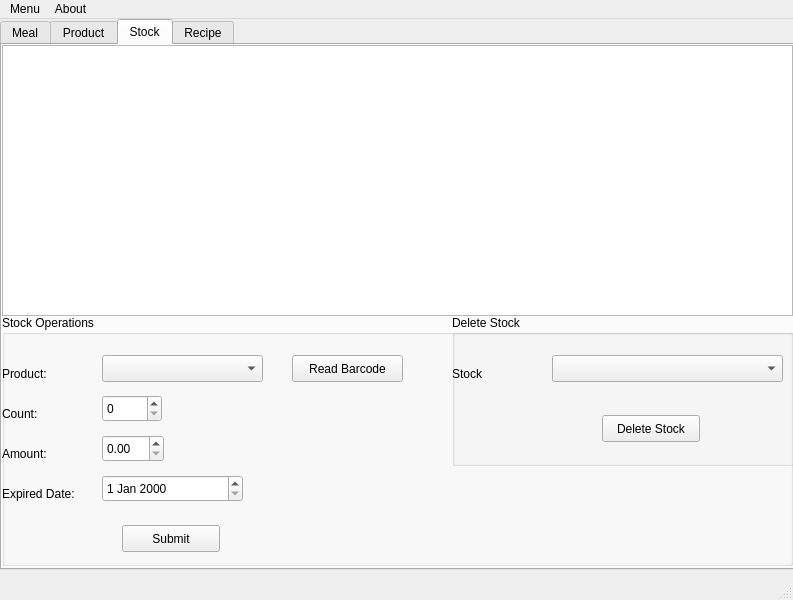
<?xml version="1.0" encoding="UTF-8"?>
<ui version="4.0">
 <class>MainWindow</class>
 <widget class="QMainWindow" name="MainWindow">
  <property name="geometry">
   <rect>
    <x>0</x>
    <y>0</y>
    <width>793</width>
    <height>600</height>
   </rect>
  </property>
  <property name="windowTitle">
   <string>Meal Suggestion</string>
  </property>
  <widget class="QWidget" name="centralwidget">
   <widget class="QTabWidget" name="tabWidget3">
    <property name="geometry">
     <rect>
      <x>0</x>
      <y>0</y>
      <width>801</width>
      <height>551</height>
     </rect>
    </property>
    <property name="currentIndex">
     <number>2</number>
    </property>
    <widget class="QWidget" name="tab">
     <attribute name="title">
      <string>Meal</string>
     </attribute>
     <widget class="QTableWidget" name="tableWidget_4">
      <property name="geometry">
       <rect>
        <x>0</x>
        <y>0</y>
        <width>791</width>
        <height>271</height>
       </rect>
      </property>
     </widget>
     <widget class="QGroupBox" name="groupBox_4">
      <property name="geometry">
       <rect>
        <x>0</x>
        <y>270</y>
        <width>791</width>
        <height>251</height>
       </rect>
      </property>
      <property name="title">
       <string>Meal Operations </string>
      </property>
      <widget class="QLabel" name="label">
       <property name="geometry">
        <rect>
         <x>0</x>
         <y>50</y>
         <width>91</width>
         <height>17</height>
        </rect>
       </property>
       <property name="text">
        <string>Meal Name:</string>
       </property>
      </widget>
      <widget class="QLineEdit" name="lineEdit">
       <property name="geometry">
        <rect>
         <x>100</x>
         <y>40</y>
         <width>141</width>
         <height>27</height>
        </rect>
       </property>
      </widget>
      <widget class="QPushButton" name="pushButton">
       <property name="geometry">
        <rect>
         <x>120</x>
         <y>130</y>
         <width>98</width>
         <height>27</height>
        </rect>
       </property>
       <property name="text">
        <string>Submit</string>
       </property>
      </widget>
      <widget class="QGroupBox" name="groupBox_5">
       <property name="geometry">
        <rect>
         <x>340</x>
         <y>0</y>
         <width>441</width>
         <height>241</height>
        </rect>
       </property>
       <property name="title">
        <string>Suggest Meal</string>
       </property>
       <widget class="QPushButton" name="pushButton_5">
        <property name="geometry">
         <rect>
          <x>0</x>
          <y>40</y>
          <width>98</width>
          <height>27</height>
         </rect>
        </property>
        <property name="text">
         <string>Suggest Meal</string>
        </property>
       </widget>
       <widget class="QGroupBox" name="groupBox_6">
        <property name="geometry">
         <rect>
          <x>0</x>
          <y>80</y>
          <width>431</width>
          <height>151</height>
         </rect>
        </property>
        <property name="title">
         <string>Choose a Meal</string>
        </property>
        <widget class="QComboBox" name="comboBox_4">
         <property name="geometry">
          <rect>
           <x>100</x>
           <y>30</y>
           <width>161</width>
           <height>27</height>
          </rect>
         </property>
        </widget>
        <widget class="QLabel" name="label_12">
         <property name="geometry">
          <rect>
           <x>0</x>
           <y>40</y>
           <width>91</width>
           <height>17</height>
          </rect>
         </property>
         <property name="text">
          <string>Meal Name:</string>
         </property>
        </widget>
        <widget class="QPushButton" name="pushButton_6">
         <property name="geometry">
          <rect>
           <x>130</x>
           <y>80</y>
           <width>98</width>
           <height>27</height>
          </rect>
         </property>
         <property name="text">
          <string>Choose Meal</string>
         </property>
        </widget>
       </widget>
      </widget>
     </widget>
    </widget>
    <widget class="QWidget" name="tab_2">
     <attribute name="title">
      <string>Product</string>
     </attribute>
     <widget class="QTableWidget" name="tableWidget">
      <property name="geometry">
       <rect>
        <x>0</x>
        <y>0</y>
        <width>791</width>
        <height>271</height>
       </rect>
      </property>
     </widget>
     <widget class="QGroupBox" name="groupBox">
      <property name="geometry">
       <rect>
        <x>0</x>
        <y>270</y>
        <width>781</width>
        <height>251</height>
       </rect>
      </property>
      <property name="title">
       <string>Product Operations </string>
      </property>
      <widget class="QLineEdit" name="lineEdit_2">
       <property name="geometry">
        <rect>
         <x>120</x>
         <y>40</y>
         <width>141</width>
         <height>27</height>
        </rect>
       </property>
      </widget>
      <widget class="QLabel" name="label_2">
       <property name="geometry">
        <rect>
         <x>0</x>
         <y>50</y>
         <width>101</width>
         <height>17</height>
        </rect>
       </property>
       <property name="text">
        <string>Product Name:</string>
       </property>
      </widget>
      <widget class="QPushButton" name="pushButton_2">
       <property name="geometry">
        <rect>
         <x>140</x>
         <y>200</y>
         <width>98</width>
         <height>27</height>
        </rect>
       </property>
       <property name="text">
        <string>Submit</string>
       </property>
      </widget>
      <widget class="QLineEdit" name="lineEdit_3">
       <property name="geometry">
        <rect>
         <x>120</x>
         <y>90</y>
         <width>141</width>
         <height>27</height>
        </rect>
       </property>
      </widget>
      <widget class="QLabel" name="label_10">
       <property name="geometry">
        <rect>
         <x>0</x>
         <y>100</y>
         <width>101</width>
         <height>17</height>
        </rect>
       </property>
       <property name="text">
        <string>Barcode:</string>
       </property>
      </widget>
      <widget class="QPushButton" name="readFromWebCamBtn">
       <property name="geometry">
        <rect>
         <x>300</x>
         <y>90</y>
         <width>101</width>
         <height>27</height>
        </rect>
       </property>
       <property name="text">
        <string>Read Barcode</string>
       </property>
      </widget>
      <widget class="QGroupBox" name="groupBox_8">
       <property name="geometry">
        <rect>
         <x>440</x>
         <y>0</y>
         <width>431</width>
         <height>151</height>
        </rect>
       </property>
       <property name="title">
        <string>Delete Product</string>
       </property>
       <widget class="QComboBox" name="comboBox_7">
        <property name="geometry">
         <rect>
          <x>100</x>
          <y>40</y>
          <width>181</width>
          <height>27</height>
         </rect>
        </property>
       </widget>
       <widget class="QLabel" name="label_15">
        <property name="geometry">
         <rect>
          <x>0</x>
          <y>50</y>
          <width>91</width>
          <height>17</height>
         </rect>
        </property>
        <property name="text">
         <string>Product</string>
        </property>
       </widget>
       <widget class="QPushButton" name="pushButton_9">
        <property name="geometry">
         <rect>
          <x>130</x>
          <y>100</y>
          <width>111</width>
          <height>27</height>
         </rect>
        </property>
        <property name="text">
         <string>Delete Product</string>
        </property>
       </widget>
      </widget>
     </widget>
    </widget>
    <widget class="QWidget" name="tab_3">
     <attribute name="title">
      <string>Stock</string>
     </attribute>
     <widget class="QTableWidget" name="tableWidget_2">
      <property name="geometry">
       <rect>
        <x>0</x>
        <y>0</y>
        <width>791</width>
        <height>271</height>
       </rect>
      </property>
     </widget>
     <widget class="QGroupBox" name="groupBox_2">
      <property name="geometry">
       <rect>
        <x>0</x>
        <y>270</y>
        <width>791</width>
        <height>251</height>
       </rect>
      </property>
      <property name="title">
       <string>Stock Operations </string>
      </property>
      <widget class="QComboBox" name="comboBox">
       <property name="geometry">
        <rect>
         <x>100</x>
         <y>40</y>
         <width>161</width>
         <height>27</height>
        </rect>
       </property>
      </widget>
      <widget class="QLabel" name="label_3">
       <property name="geometry">
        <rect>
         <x>0</x>
         <y>50</y>
         <width>66</width>
         <height>17</height>
        </rect>
       </property>
       <property name="text">
        <string>Product:</string>
       </property>
      </widget>
      <widget class="QLabel" name="label_4">
       <property name="geometry">
        <rect>
         <x>0</x>
         <y>90</y>
         <width>66</width>
         <height>17</height>
        </rect>
       </property>
       <property name="text">
        <string>Count:</string>
       </property>
      </widget>
      <widget class="QLabel" name="label_5">
       <property name="geometry">
        <rect>
         <x>0</x>
         <y>130</y>
         <width>66</width>
         <height>17</height>
        </rect>
       </property>
       <property name="text">
        <string>Amount:</string>
       </property>
      </widget>
      <widget class="QSpinBox" name="spinBox">
       <property name="geometry">
        <rect>
         <x>100</x>
         <y>80</y>
         <width>60</width>
         <height>27</height>
        </rect>
       </property>
      </widget>
      <widget class="QDoubleSpinBox" name="doubleSpinBox">
       <property name="geometry">
        <rect>
         <x>100</x>
         <y>120</y>
         <width>62</width>
         <height>27</height>
        </rect>
       </property>
      </widget>
      <widget class="QPushButton" name="pushButton_3">
       <property name="geometry">
        <rect>
         <x>120</x>
         <y>210</y>
         <width>98</width>
         <height>27</height>
        </rect>
       </property>
       <property name="text">
        <string>Submit</string>
       </property>
      </widget>
      <widget class="QPushButton" name="readFromWebCamBtn_2">
       <property name="geometry">
        <rect>
         <x>290</x>
         <y>40</y>
         <width>111</width>
         <height>27</height>
        </rect>
       </property>
       <property name="text">
        <string>Read Barcode</string>
       </property>
      </widget>
      <widget class="QDateEdit" name="dateEdit">
       <property name="geometry">
        <rect>
         <x>100</x>
         <y>160</y>
         <width>141</width>
         <height>27</height>
        </rect>
       </property>
      </widget>
      <widget class="QLabel" name="label_11">
       <property name="geometry">
        <rect>
         <x>0</x>
         <y>170</y>
         <width>101</width>
         <height>17</height>
        </rect>
       </property>
       <property name="text">
        <string>Expired Date:</string>
       </property>
      </widget>
      <widget class="QGroupBox" name="groupBox_7">
       <property name="geometry">
        <rect>
         <x>450</x>
         <y>0</y>
         <width>431</width>
         <height>151</height>
        </rect>
       </property>
       <property name="title">
        <string>Delete Stock</string>
       </property>
       <widget class="QComboBox" name="comboBox_5">
        <property name="geometry">
         <rect>
          <x>100</x>
          <y>40</y>
          <width>231</width>
          <height>27</height>
         </rect>
        </property>
       </widget>
       <widget class="QLabel" name="label_13">
        <property name="geometry">
         <rect>
          <x>0</x>
          <y>50</y>
          <width>91</width>
          <height>17</height>
         </rect>
        </property>
        <property name="text">
         <string>Stock</string>
        </property>
       </widget>
       <widget class="QPushButton" name="pushButton_7">
        <property name="geometry">
         <rect>
          <x>150</x>
          <y>100</y>
          <width>98</width>
          <height>27</height>
         </rect>
        </property>
        <property name="text">
         <string>Delete Stock</string>
        </property>
       </widget>
      </widget>
     </widget>
    </widget>
    <widget class="QWidget" name="tab_4">
     <attribute name="title">
      <string>Recipe</string>
     </attribute>
     <widget class="QTableWidget" name="tableWidget_3">
      <property name="geometry">
       <rect>
        <x>0</x>
        <y>0</y>
        <width>791</width>
        <height>271</height>
       </rect>
      </property>
     </widget>
     <widget class="QGroupBox" name="groupBox_3">
      <property name="geometry">
       <rect>
        <x>0</x>
        <y>270</y>
        <width>791</width>
        <height>251</height>
       </rect>
      </property>
      <property name="title">
       <string>Recipe Operations </string>
      </property>
      <widget class="QPushButton" name="pushButton_4">
       <property name="geometry">
        <rect>
         <x>130</x>
         <y>220</y>
         <width>98</width>
         <height>27</height>
        </rect>
       </property>
       <property name="text">
        <string>Submit</string>
       </property>
      </widget>
      <widget class="QLabel" name="label_6">
       <property name="geometry">
        <rect>
         <x>0</x>
         <y>130</y>
         <width>66</width>
         <height>17</height>
        </rect>
       </property>
       <property name="text">
        <string>Count:</string>
       </property>
      </widget>
      <widget class="QSpinBox" name="spinBox_2">
       <property name="geometry">
        <rect>
         <x>100</x>
         <y>120</y>
         <width>60</width>
         <height>27</height>
        </rect>
       </property>
      </widget>
      <widget class="QLabel" name="label_7">
       <property name="geometry">
        <rect>
         <x>0</x>
         <y>170</y>
         <width>66</width>
         <height>17</height>
        </rect>
       </property>
       <property name="text">
        <string>Amount:</string>
       </property>
      </widget>
      <widget class="QLabel" name="label_8">
       <property name="geometry">
        <rect>
         <x>0</x>
         <y>50</y>
         <width>66</width>
         <height>17</height>
        </rect>
       </property>
       <property name="text">
        <string>Product:</string>
       </property>
      </widget>
      <widget class="QDoubleSpinBox" name="doubleSpinBox_2">
       <property name="geometry">
        <rect>
         <x>100</x>
         <y>160</y>
         <width>62</width>
         <height>27</height>
        </rect>
       </property>
      </widget>
      <widget class="QComboBox" name="comboBox_2">
       <property name="geometry">
        <rect>
         <x>100</x>
         <y>40</y>
         <width>161</width>
         <height>27</height>
        </rect>
       </property>
      </widget>
      <widget class="QLabel" name="label_9">
       <property name="geometry">
        <rect>
         <x>0</x>
         <y>90</y>
         <width>66</width>
         <height>17</height>
        </rect>
       </property>
       <property name="text">
        <string>Meal:</string>
       </property>
      </widget>
      <widget class="QComboBox" name="comboBox_3">
       <property name="geometry">
        <rect>
         <x>100</x>
         <y>80</y>
         <width>161</width>
         <height>27</height>
        </rect>
       </property>
      </widget>
     </widget>
    </widget>
   </widget>
  </widget>
  <widget class="QMenuBar" name="menubar">
   <property name="geometry">
    <rect>
     <x>0</x>
     <y>0</y>
     <width>793</width>
     <height>25</height>
    </rect>
   </property>
   <widget class="QMenu" name="menuMenu">
    <property name="title">
     <string>Menu</string>
    </property>
    <addaction name="actionRead_Barcode_from_Webcam"/>
    <addaction name="actionCheck_Stock"/>
   </widget>
   <widget class="QMenu" name="menuAbout">
    <property name="title">
     <string>About</string>
    </property>
    <addaction name="actionAbout_Meal_Suggestion"/>
   </widget>
   <addaction name="menuMenu"/>
   <addaction name="menuAbout"/>
  </widget>
  <widget class="QStatusBar" name="statusbar"/>
  <action name="actionAbout_Meal_Suggestion">
   <property name="text">
    <string>About Meal Suggestion</string>
   </property>
  </action>
  <action name="actionRead_Barcode_from_Webcam">
   <property name="text">
    <string>Read Buttons</string>
   </property>
  </action>
  <action name="actionCheck_Stock">
   <property name="text">
    <string>Check Stock</string>
   </property>
  </action>
 </widget>
 <resources/>
 <connections/>
</ui>
